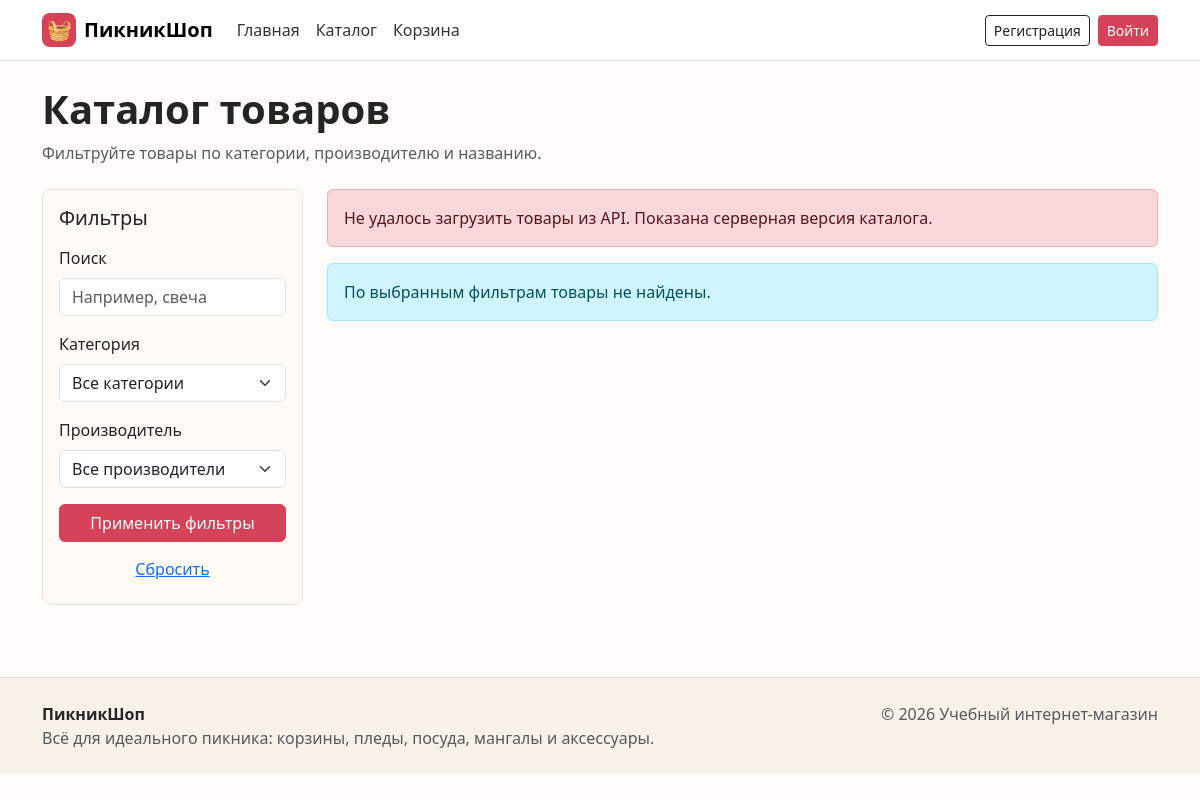
The page /catalog/?category=3 on the database as committed earlier.
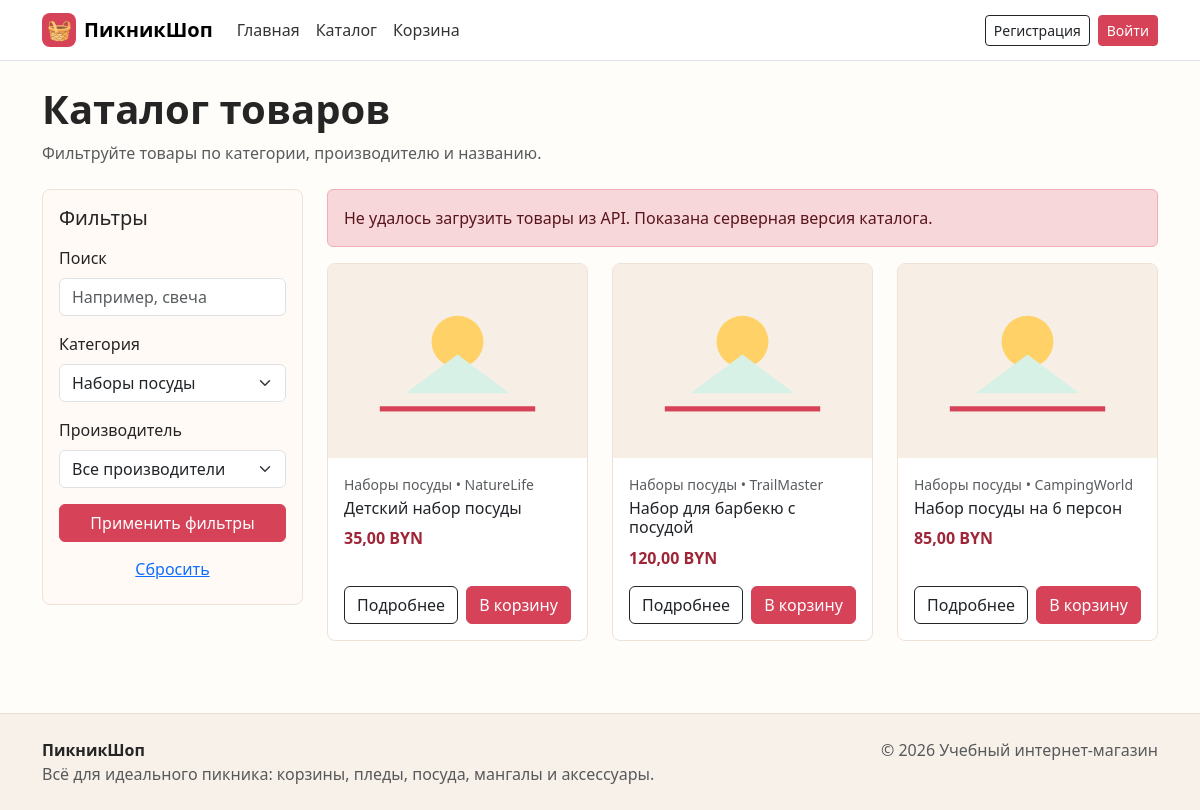
The same page on the database as committed later.
### shop/models.py (models this page shows, shortened)
class Product(models.Model):
    name = models.CharField(max_length=200)
    description = models.TextField()
    product_image = models.ImageField(upload_to='products/', blank=True, null=True)
    price = models.DecimalField(max_digits=10, decimal_places=2)
    stock_quantity = models.IntegerField()
    category = models.ForeignKey(
        Category,
        on_delete=models.CASCADE,
        related_name="products"
    )
    manufacturer = models.ForeignKey(
        Manufacturer,
        on_delete=models.CASCADE,
        related_name="products"
    )

class Category(models.Model):
    name = models.CharField(max_length=100)
    description = models.TextField(blank=True, null=True)

class Manufacturer(models.Model):
    name = models.CharField(max_length=100)
    country = models.CharField(max_length=100)
    description = models.TextField(blank=True, null=True)

### shop/views.py (the view)
# urls.py: path('catalog/', views.product_list, name='product_list'),
@ensure_csrf_cookie
def product_list(request):
    products = Product.objects.select_related("category", "manufacturer").order_by("name")
    categories = Category.objects.all()
    manufacturers = Manufacturer.objects.all()
    category_id = request.GET.get('category')
    manufacturer_id = request.GET.get('manufacturer')
    search_query = request.GET.get('search')
    if category_id:
        products = products.filter(category_id=category_id)
    if manufacturer_id:
        products = products.filter(manufacturer_id=manufacturer_id)
    if search_query:
        products = products.filter(
            Q(name__icontains=search_query) |
            Q(description__icontains=search_query)
        )
    paginator = Paginator(products, 9)
    page_obj = paginator.get_page(request.GET.get('page'))
    query_params = request.GET.copy()
    query_params.pop('page', None)
    context = {
        'products': page_obj,
        'page_obj': page_obj,
        'categories': categories,
        'manufacturers': manufacturers,
        'selected_category': category_id or '',
        'selected_manufacturer': manufacturer_id or '',
        'search_query': search_query or '',
        'query_string': query_params.urlencode(),
    }
    return render(request, 'shop/product_list.html', context)

### templates/shop/product_list.html (shortened to what this page needs)
{% extends 'base.html' %}
{% block content %}
<div class="container py-4">
    <div class="mb-4">
        <h1 class="fw-bold mb-2">Каталог товаров</h1>
        <p class="text-muted mb-0">Фильтруйте товары по категории, производителю и названию.</p>
    </div>
    <div class="row g-4">
        <aside class="col-md-3">
            <form class="filter-panel p-3" method="get" id="catalog-filter-form">
                <h2 class="h5 mb-3">Фильтры</h2>
                <div class="mb-3">
                    <label class="form-label" for="search">Поиск</label>
                    <input class="form-control" type="search" id="search" name="search" value="{{ search_query }}" placeholder="Например, свеча">
                </div>
                <div class="mb-3">
                    <label class="form-label" for="category">Категория</label>
                    <select class="form-select" id="category" name="category">
                        <option value="">Все категории</option>
                        {% for category in categories %}
                            <option value="{{ category.id }}" {% if selected_category == category.id|stringformat:'s' %}selected{% endif %}>{{ category.name }}</option>
                        {% endfor %}
                    </select>
                </div>
                <div class="mb-3">
                    <label class="form-label" for="manufacturer">Производитель</label>
                    <select class="form-select" id="manufacturer" name="manufacturer">
                        <option value="">Все производители</option>
                    </select>
                </div>
                <button class="btn btn-primary w-100" type="submit">Применить фильтры</button>
                <a class="btn btn-link w-100 mt-2" href="{% url 'product_list' %}">Сбросить</a>
            </form>
        </aside>
        <section class="col-md-9">
            <div id="catalog-error" class="alert alert-danger d-none" role="alert"></div>
            <div class="row g-4" id="product-list" data-api-catalog="true">
                {% for product in products %}
                    <div class="col-sm-6 col-lg-4">
                        {% include 'shop/partials/product_card.html' with product=product %}
                    </div>
                {% empty %}
                    <div class="col-12">
                        <div class="alert alert-info">По выбранным фильтрам товары не найдены.</div>
                    </div>
                {% endfor %}
            </div>
        </section>
    </div>
</div>
{% endblock %}

### templates/shop/partials/product_card.html
{% load static %}
<article class="card product-card h-100">
    <img src="{% if product.product_image %}{{ product.product_image.url }}{% else %}{% static 'images/product-placeholder.svg' %}{% endif %}" class="card-img-top" alt="{{ product.name }}" onerror="this.src='{% static 'images/product-placeholder.svg' %}'">
    <div class="card-body d-flex flex-column">
        <p class="small text-muted mb-1">{{ product.category.name }}{% if product.manufacturer.name %} • {{ product.manufacturer.name }}{% endif %}</p>
        <h3 class="h6 card-title">{{ product.name }}</h3>
        <p class="fw-bold price mb-3">{{ product.price }} BYN</p>
        <div class="mt-auto d-flex gap-2">
            <a class="btn btn-outline-dark flex-fill" href="{% url 'product_detail' product.id %}">Подробнее</a>
            {% if product.stock_quantity > 0 %}
                <button class="btn btn-primary js-add-to-cart" type="button" data-product-id="{{ product.id }}">В корзину</button>
            {% else %}
                <button class="btn btn-secondary" type="button" disabled>Нет</button>
            {% endif %}
        </div>
    </div>
</article>

Rows that differ between the two databases and show on the page:
now on this page (row edited): Product: category.name "Наборы посуды", manufacturer.name "NatureLife", name "Детский набор посуды", price "35,00"
now on this page (row edited): Product: category.name "Наборы посуды", manufacturer.name "TrailMaster", name "Набор для барбекю с посудой", price "120,00"
now on this page (row edited): Product: category.name "Наборы посуды", manufacturer.name "CampingWorld", name "Набор посуды на 6 персон", price "85,00"
Other text that changed with them:
form field category: "Все категории" → "Наборы посуды"
text no longer shown: "По выбранным фильтрам товары не найдены."
